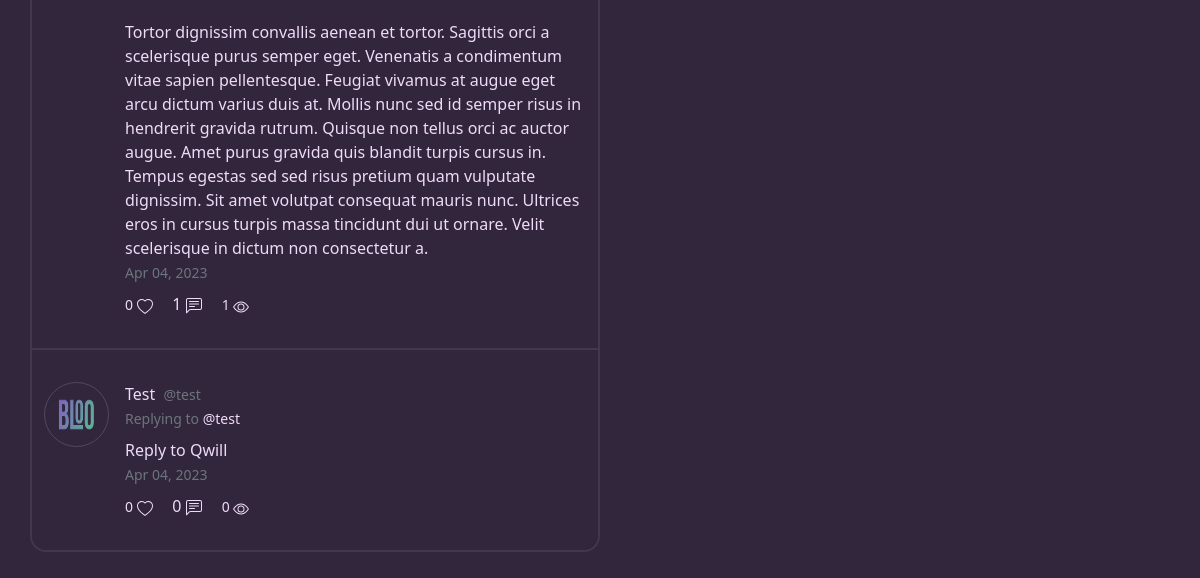
Page /u/test/qwill/3 (signed in, lower part) on the earlier database version.
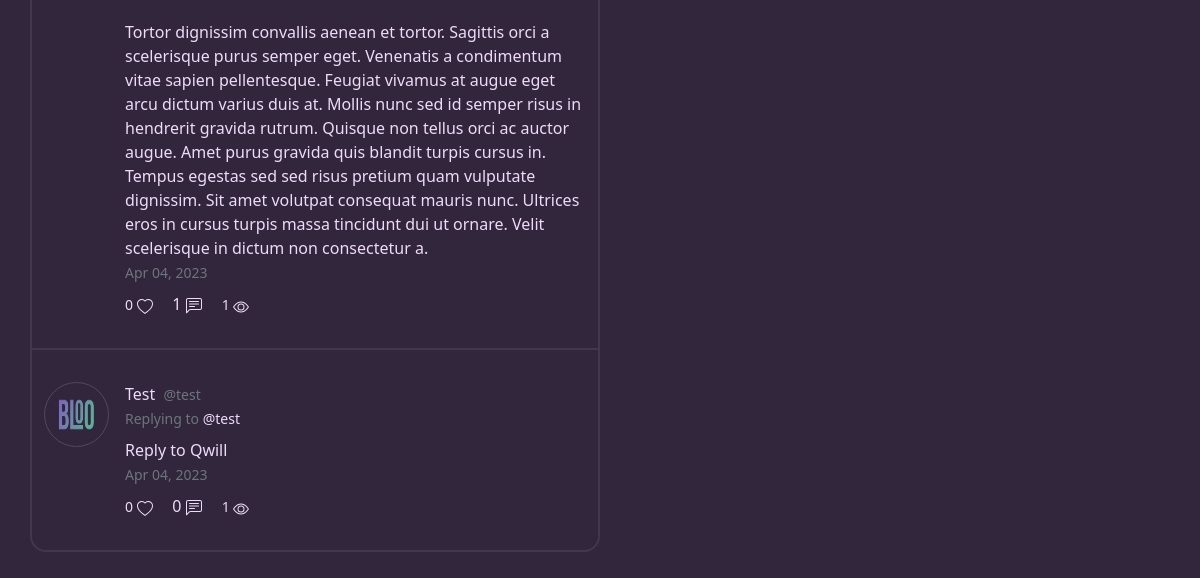
Same page on the later database version.
### qwippit/models.py (models this page shows, shortened)
class Qwipp(db.Model):
    id = db.Column(db.Integer, primary_key=True)
    date_posted = db.Column(db.DateTime, nullable=False, default=datetime.utcnow)
    date_edited = db.Column(db.DateTime)
    content = db.Column(db.Text(256), nullable=False)
    views = db.Column(db.Integer, nullable=False, default=0)
    likes = db.Column(db.Integer, nullable=False, default=0)
    is_reply = db.Column(db.Boolean(), nullable=False, default=False)
    qwill_reply_id = db.Column(db.Integer, db.ForeignKey('qwill.id'))
    qwipp_reply_id = db.Column(db.Integer, db.ForeignKey('qwipp.id'))
    user_id = db.Column(db.Integer, db.ForeignKey('user.id'), nullable=False)
    replies = db.relationship('Qwipp', backref=db.backref('qwipp_replied_to', remote_side=[id]))
    hashtags = db.Column(db.Integer, db.ForeignKey('hashtag.id'))

class User(db.Model, UserMixin):
    id = db.Column(db.Integer, primary_key=True)
    username = db.Column(db.String(16), unique=True, nullable=False)
    displayname = db.Column(db.String(20), nullable=False)
    email = db.Column(db.String(120), unique=True, nullable=False)
    bio = db.Column(db.String(256))
    image_file = db.Column(db.String(20), nullable=False, default='default.png')
    banner_file = db.Column(db.String(20), nullable=False, default='default.png')
    password = db.Column(db.String(60), nullable=False)
    emailverified = db.Column(db.Boolean(), nullable=False, default=False)
    following = db.relationship('User',
                                secondary=followers,
                                primaryjoin=(followers.c.follower_id == id),
                                secondaryjoin=(followers.c.followed_id == id),
                                backref=db.backref('followers', lazy='dynamic'),
                                lazy='dynamic')
    viewed_qwipps = db.relationship('Qwipp', secondary='qwippViews', backref='hasViewed')
    viewed_qwills = db.relationship('Qwill', secondary='qwillViews', backref='hasViewed')
    liked_qwipps = db.relationship('Qwipp', secondary='qwippLikes', backref='hasLiked')
    liked_qwills = db.relationship('Qwill', secondary='qwillLikes', backref='hasLiked')
    qwipps = db.relationship('Qwipp', backref='author', lazy=True)
    qwills = db.relationship('Qwill', backref='author', lazy=True)
    like_notifications = db.Column(db.Boolean(), nullable=False, default=True)
    follow_notifications = db.Column(db.Boolean(), nullable=False, default=True)
    reply_notifications = db.Column(db.Boolean(), nullable=False, default=True)

### qwippit/users/routes.py (the view)
@users.route("/u/<string:username>/qwill/<int:qwill_id>")
def qwill(username, qwill_id):
    user = User.query.filter(func.lower(User.username) == func.lower(username)).first_or_404()
    qwill = Qwill.query.get_or_404(qwill_id)
    if current_user.is_authenticated:
        if current_user.id != user.id:
            if qwill not in current_user.viewed_qwills:
                current_user.viewed_qwills.append(qwill)
                qwill.views = qwill.views + 1
            else:
                viewed_qwill = db.session.query(qwillViews).filter_by(user_id=current_user.id, qwill_id=qwill.id).first()
                db.session.query(qwillViews).filter_by(user_id=current_user.id, qwill_id=qwill.id).update({"views_count": viewed_qwill.views_count + 1})
            db.session.commit()
    if username.lower() != qwill.author.username.lower():
        return redirect('/home')
    return render_template('qwills/qwill.html', title=user.displayname + " (@" + username + ")", qwill=qwill, user=user)

### qwippit/models.py (called while the page is built)
@login_manager.user_loader
def load_user(user_id):
    return User.query.get(int(user_id))

### run.py (called while the page is built)
@app.template_filter()
def number_format(num):
    magnitude = 0
    while num >= 1000:
        num = float('{:.3g}'.format(num))
        magnitude += 1
        num /= 1000.0
    formatted_num = '{:,.1f}'.format(num) if 1000 <= num < 10000 else '{:f}'.format(num)
    return '{}{}'.format(formatted_num.rstrip('0').rstrip('.'), ['', 'K', 'M', 'B', 'T'][magnitude])

### qwippit/templates/qwills/qwill.html (shortened to what the changed rows need)
{% extends "main/layout.html" %}
{% block content %}
    {% for replyQwipp in qwill.replies %}
          <article onclick="location.href='{{ url_for('users.qwipp', username=replyQwipp.author.username, qwipp_id=replyQwipp.id) }}'" class="row content-section">
                <div class="d-flex media">
                    <img class="me-3 rounded-circle border border-highlight" width="65px" height="65px" src="{{ url_for('static', filename='profile_pics/' + replyQwipp.author.image_file) }}">
                    <div class="media-body">
                        {% if replyQwipp.is_reply %}
                            <div class="article-metadata">
                        {% else %}
                        <div class="article-metadata mb-2">
                        {% endif %}
                            <a class="author-link me-1" href="{{ url_for('users.profile', username=replyQwipp.author.username) }}">{{ replyQwipp.author.displayname }}</a>
                            <small class="text-muted">@{{ replyQwipp.author.username }}</small>
                        </div>
                        {% if replyQwipp.is_reply %}
                            <div class="mb-2">
                                <small class="text-muted">Replying to <a href="{{ url_for('users.profile', username=qwill.author.username) }}" class="main-font">@{{ qwill.author.username }}</a></small>
                            </div>
                        {% endif %}
                        <div class="content">
                            <p>
                                {% for word in replyQwipp.content.split() %}
                                    {% if word.startswith('#') %}
                                        <a class="reverse-font" href="{{ url_for('main.hashtagPosts', hashtag=word[1:]) }}">{{ word }}</a>
                                    {% elif word.startswith('@') %}
                                        <a class="reverse-font" href="{{ url_for('users.profile', username=word[1:]) }}">{{ word }}</a>
                                    {% else %}
                                        {{ word }}
                                    {% endif %}
                                {% endfor %}
                            </p>
                        </div>
                        <small class="date-time text-muted">{{ replyQwipp.date_posted.strftime('%b %d, %Y') }}</small>
                        <div class="bottom-content mt-2">
                            {% if replyQwipp.author.username == current_user.username %}
                                <small class="main-font-nh">
                                    <span id="likes-qwipp-{{ replyQwipp.id }}">{{ replyQwipp.likes | number_format }}</span>
                                    <svg xmlns="http://www.w3.org/2000/svg" width="16" height="16" fill="currentColor" class="bi bi-heart-fill" viewBox="0 0 16 16">
                                      <path fill-rule="evenodd" d="M8 1.314C12.438-3.248 23.534 4.735 8 15-7.534 4.736 3.562-3.248 8 1.314z"/>
                                    </svg>
                                </small>
                            {% else %}
                                {% if current_user.is_authenticated %}
                                    {% if replyQwipp in current_user.liked_qwipps %}
                                        <small class="likes">
                                            <a onclick="likeQwipp('{{ replyQwipp.author.username }}', {{ replyQwipp.id }}); event.stopPropagation();" class="main-font">
                                                <span id="likes-qwipp-{{ replyQwipp.id }}">{{ replyQwipp.likes | number_format }}</span>
                                                <svg xmlns="http://www.w3.org/2000/svg" width="16" height="16" fill="currentColor" id="heart-qwipp-{{ replyQwipp.id }}" class="bi bi-heart-fill" viewBox="0 0 16 16">
                                                  <path fill-rule="evenodd" d="M8 1.314C12.438-3.248 23.534 4.735 8 15-7.534 4.736 3.562-3.248 8 1.314z"/>
                                                </svg>
                                            </a>
                                        </small>
                                    {% else %}
                                        <small class="likes">
                                            <a onclick="likeQwipp('{{ replyQwipp.author.username }}', {{ replyQwipp.id }}); event.stopPropagation();" class="main-font">
                                                <span id="likes-qwipp-{{ replyQwipp.id }}">{{ replyQwipp.likes | number_format }}</span>
                                                <svg xmlns="http://www.w3.org/2000/svg" width="16" height="16" fill="currentColor" id="heart-qwipp-{{ replyQwipp.id }}" class="bi bi-heart" viewBox="0 0 16 16">
                                                  <path d="m8 2.748-.717-.737C5.6.281 2.514.878 1.4 3.053c-.523 1.023-.641 2.5.314 4.385.92 1.815 2.834 3.989 6.286 6.357 3.452-2.368 5.365-4.542 6.286-6.357.955-1.886.838-3.362.314-4.385C13.486.878 10.4.28 8.717 2.01L8 2.748zM8 15C-7.333 4.868 3.279-3.04 7.824 1.143c.06.055.119.112.176.171a3.12 3.12 0 0 1 .176-.17C12.72-3.042 23.333 4.867 8 15z"/>
                                                </svg>
                                            </a>
                                        </small>
                                    {% endif %}
                                {% endif %}
                            {% endif %}
                            {% if current_user.is_authenticated %}
                                <a href="{{ url_for('users.reply_qwipp', username=replyQwipp.author.username, qwipp_id=replyQwipp.id) }}" class="main-font ms-3">
                                    <span id="replies-qwipp-{{ replyQwipp.id }}">{{ replyQwipp.replies | length | number_format }}</span>
                                </a>
                            {% endif %}
                            <small class="main-font-nh views ms-3">
                                <span>{{ replyQwipp.views | number_format }}</span>
                            </small>
                        </div>
                    </div>
                </div>
              </article>
    {% endfor %}
{% endblock content %}

Differences in the rows shown:
changed Qwipp "Test": views|number_format "0" → "1"
